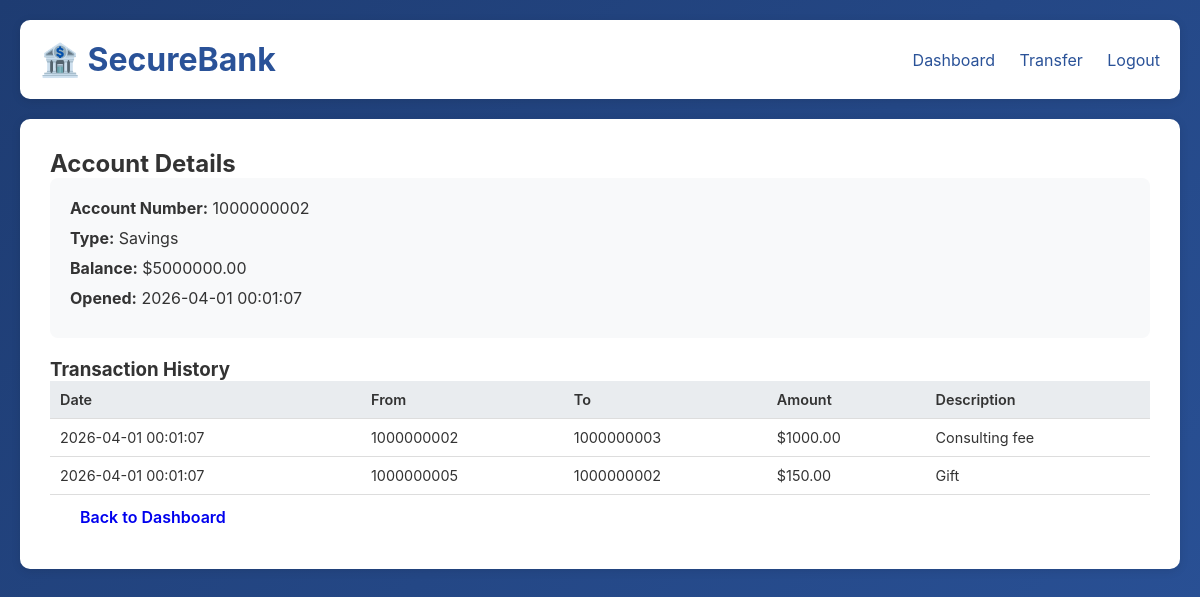
Screenshot of /account/2 (signed in) with the database file from the repository.
### tables this page shows
CREATE TABLE accounts (
            id INTEGER PRIMARY KEY AUTOINCREMENT,
            user_id INTEGER,
            account_number TEXT UNIQUE,
            account_type TEXT,
            balance REAL DEFAULT 0.0,
            created_at TIMESTAMP DEFAULT CURRENT_TIMESTAMP,
            FOREIGN KEY (user_id) REFERENCES users(id)
        );

CREATE TABLE transactions (
            id INTEGER PRIMARY KEY AUTOINCREMENT,
            from_account INTEGER,
            to_account INTEGER,
            amount REAL,
            description TEXT,
            created_at TIMESTAMP DEFAULT CURRENT_TIMESTAMP,
            FOREIGN KEY (from_account) REFERENCES accounts(id),
            FOREIGN KEY (to_account) REFERENCES accounts(id)
        );

### app.py (the view)
@app.route('/account/<int:account_id>')
def account_detail(account_id):
    if 'user_id' not in session:
        return redirect(url_for('login'))
    conn = get_db()
    cursor = conn.cursor()
    cursor.execute("SELECT * FROM accounts WHERE id=?", (account_id,))
    account = cursor.fetchone()
    if account:
        cursor.execute('''
            SELECT t.*, a1.account_number as from_acc_num, a2.account_number as to_acc_num
            FROM transactions t
            LEFT JOIN accounts a1 ON t.from_account = a1.id
            LEFT JOIN accounts a2 ON t.to_account = a2.id
            WHERE t.from_account=? OR t.to_account=?
            ORDER BY t.created_at DESC
        ''', (account_id, account_id))
        transactions = cursor.fetchall()
        conn.close()
        return render_template('account.html', account=account, transactions=transactions)
    conn.close()
    return "Account not found", 404

### app.py (called while the page is built)
def get_db():
    conn = sqlite3.connect(DATABASE)
    conn.row_factory = sqlite3.Row
    return conn

### templates/account.html (shortened to what this page needs)
<!DOCTYPE html>
<html lang="en">
<head>
    <link rel="stylesheet" href="{{ url_for('static', filename='css/style.css') }}">
</head>
<body>
    <div class="container">
        <header>
            <h1>🏦 SecureBank</h1>
            <nav>
                <a href="{{ url_for('dashboard') }}">Dashboard</a>
                <a href="{{ url_for('transfer') }}">Transfer</a>
                <a href="{{ url_for('logout') }}">Logout</a>
            </nav>
        </header>
        <div class="account-detail">
            <h2>Account Details</h2>
            <div class="account-info">
                <p><strong>Account Number:</strong> {{ account.account_number }}</p>
                <p><strong>Type:</strong> {{ account.account_type }}</p>
                <p><strong>Balance:</strong> ${{ "%.2f" % account.balance }}</p>
                <p><strong>Opened:</strong> {{ account.created_at }}</p>
            </div>
            <h3>Transaction History</h3>
            <table>
                <thead>
                    <tr>
                        <th>Date</th>
                        <th>From</th>
                        <th>To</th>
                        <th>Amount</th>
                        <th>Description</th>
                    </tr>
                </thead>
                <tbody>
                    {% for trans in transactions %}
                    <tr>
                        <td>{{ trans.created_at }}</td>
                        <td>{{ trans.from_acc_num }}</td>
                        <td>{{ trans.to_acc_num }}</td>
                        <td>${{ "%.2f" % trans.amount }}</td>
                        <td>{{ trans.description }}</td>
                    </tr>
                    {% endfor %}
                </tbody>
            </table>
            <a href="{{ url_for('dashboard') }}" class="btn">Back to Dashboard</a>
        </div>
    </div>
</body>
</html>

### static/css/style.css (style rules this page uses)
* { margin: 0; padding: 0; box-sizing: border-box; }
body { font-family: -apple-system, BlinkMacSystemFont, 'Segoe UI', Roboto, Oxygen, Ubuntu, sans-serif; background: linear-gradient(135deg, #1e3c72 0%, #2a5298 100%); min-height: 100vh; color: #333; }
.container { max-width: 1200px; margin: 0 auto; padding: 20px; }
header { background: white; padding: 20px; border-radius: 10px; margin-bottom: 20px; box-shadow: 0 2px 10px rgba(0,0,0,0.1); display: flex; justify-content: space-between; align-items: center; }
header h1 { color: #2a5298; }
nav a { margin-left: 20px; color: #2a5298; text-decoration: none; }
.btn { display: inline-block; padding: 12px 30px; border-radius: 5px; text-decoration: none; font-weight: 600; transition: transform 0.2s, box-shadow 0.2s; border: none; cursor: pointer; }
table { width: 100%; border-collapse: collapse; font-size: 0.9em; }
th, td { padding: 10px; text-align: left; border-bottom: 1px solid #ddd; }
th { background: #e9ecef; font-weight: 600; }
.account-detail { background: white; padding: 30px; border-radius: 10px; box-shadow: 0 2px 10px rgba(0,0,0,0.1); }
.account-info { background: #f8f9fa; padding: 20px; border-radius: 8px; margin-bottom: 20px; }
.account-info p { margin-bottom: 10px; }

### rows the page displays
accounts: account_number "1000000002", account_type "Savings", balance "5000000.00", created_at "2026-04-01 00:01:07"
transactions: amount "1000.00"
transactions: amount "150.00"
